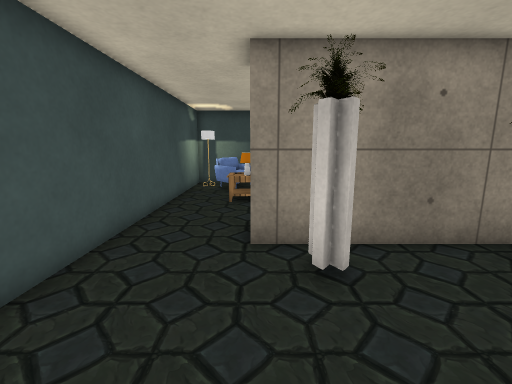
View 1 (above)

15 first-person views from a walk through a 3-D level made in the Unity game engine. The camera is 1.2 m above the floor, tilts 10° down and sees 90° across. The floor is counted in squares, 0.5 m on a side. Each view is taken from the middle of a square. On the plan, view 1 faces up. The plan holds only what a view shows up to about 17 squares ahead; the rest is blank. The player is left out. Some surface patterns are stand-ins.

View 2
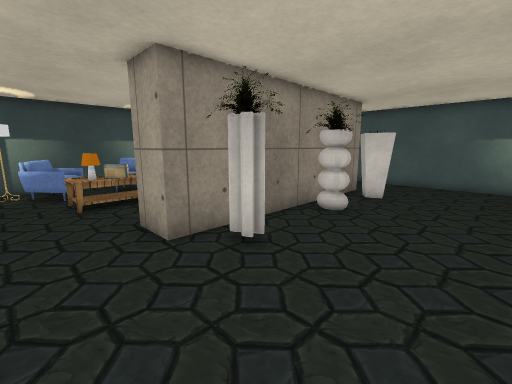

View 3
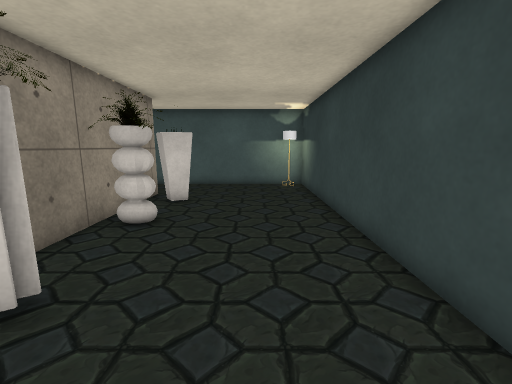

View 4
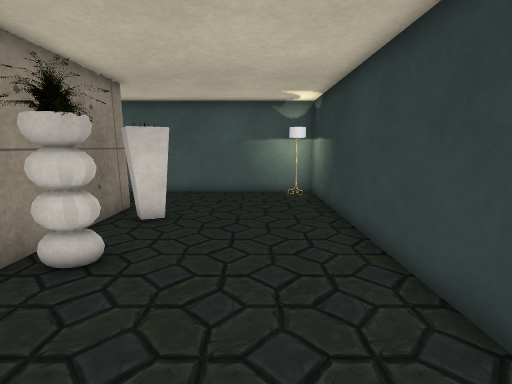

View 5
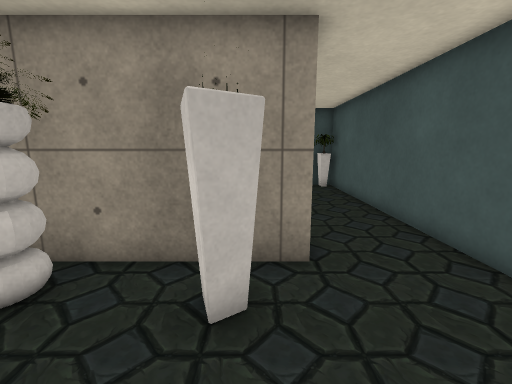

View 6
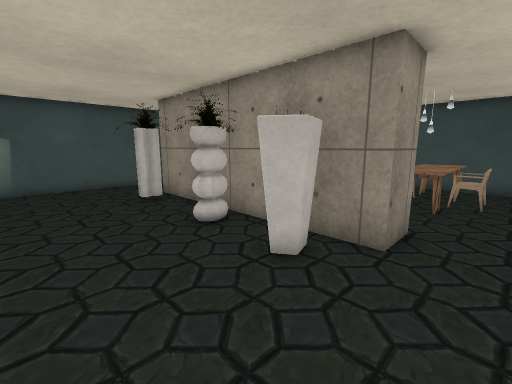

View 7
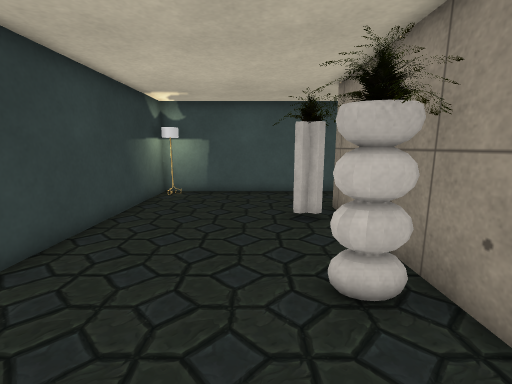

View 8
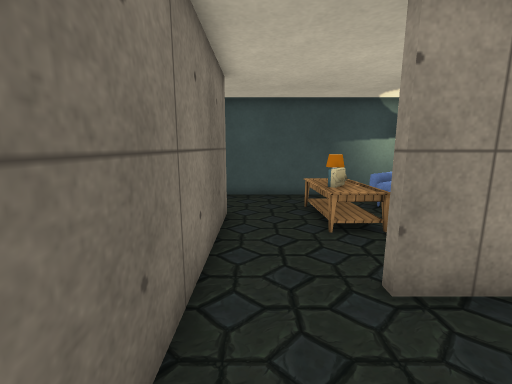

View 9
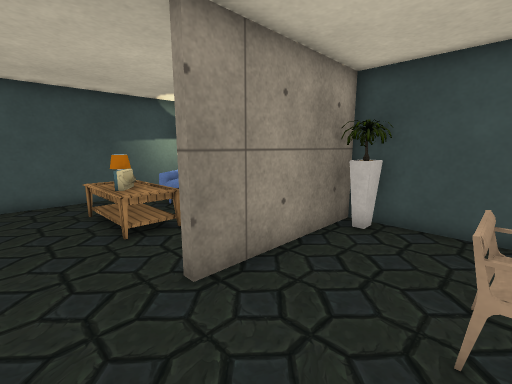

View 10
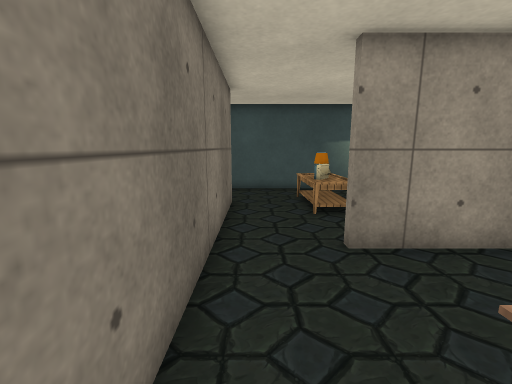

View 11
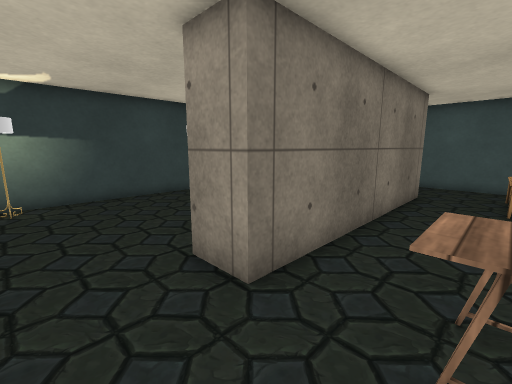

View 12
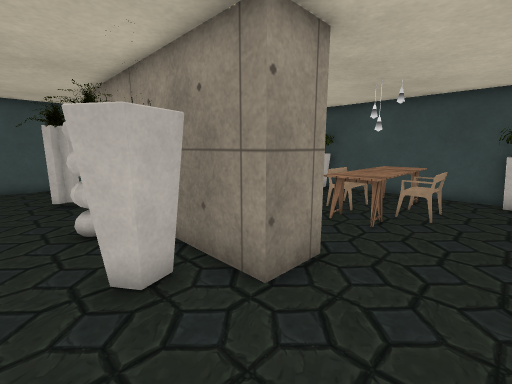

View 13
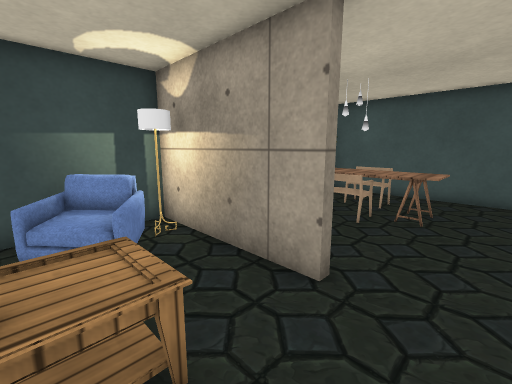

View 14
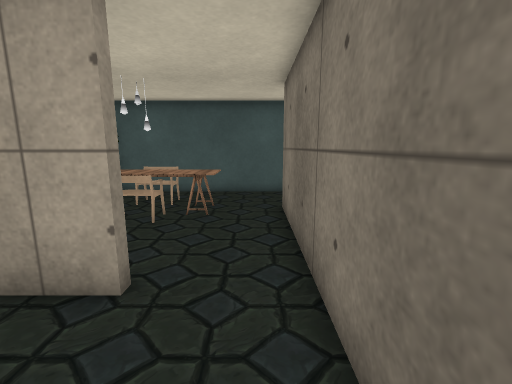

View 15
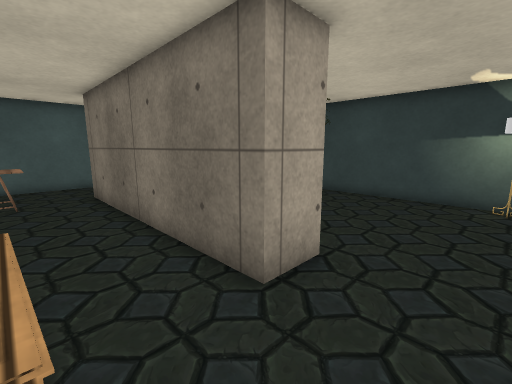

### Floor plan
Key: @ floor where view 1 was taken; # wall or solid block; . floor; = window, fence, low wall or low ledge; T thing the floor can be seen under or through; O other object.
Columns run from 4 left of view 1 to 15 right of it. Each row starts with its distance up from view 1.
 17   ##  ## ###### ####
 16        ####...## .##
 15 ###    ###....## ..#
 14 #.##  ##.#...#TTT .#
 13 #..#  #..#...=TTT .#
 12 #..####..#...TTT ..#
 11 #..####.......TT ..#
 10 #.............TT...#
  9 #..................#
  8 #...############...#
  7 #...############...#
  6 #...############...#
  5 #... ##..###.##....#
  4 #....#O..#O .##....#
  3 #..................#
  2 #..................#
  1 #..................#
  0 #...@..............#
 -1 ##............... ##
 -2 ####################

Where each view was taken, in squares from view 1:
view 1: 0 up, 0 right, facing up
view 2: 0 up, 3 left, facing up-right
view 3: 1 up, 2 left, facing right
view 4: 1 up, 1 right, facing right
view 5: 1 up, 10 right, facing up
view 6: 0 up, 13 right, facing up-left
view 7: 3 up, 10 right, facing left
view 8: 9 up, 9 right, facing left
view 9: 9 up, 9 right, facing up-left
view 10: 9 up, 11 right, facing left
view 11: 11 up, 14 right, facing down-left
view 12: 3 up, 14 right, facing up-left
view 13: 9 up, 1 right, facing up-right
view 14: 9 up, 1 right, facing right
view 15: 11 up, 3 left, facing down-right
